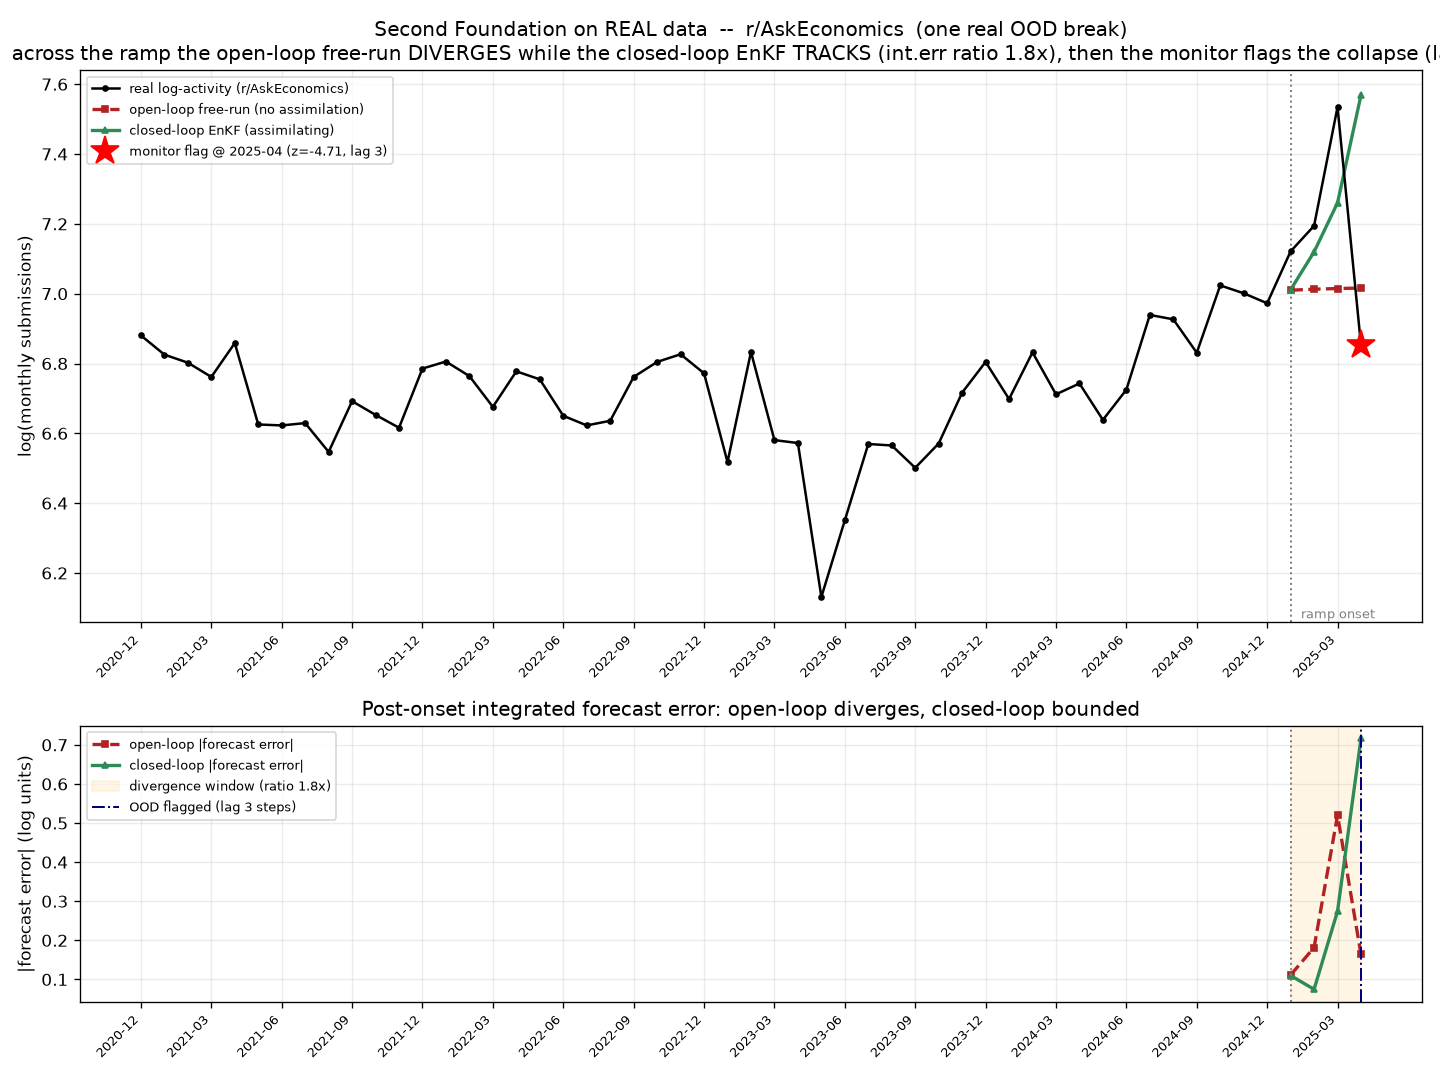

This chart was generated by the following Python code:
#!/usr/bin/env py -3.12
"""
second_foundation_realdata.py  --  REAL-DATA Second-Foundation detect-and-correct
demonstration on the live r/AskEconomics monthly activity series.

WHAT THIS IS
------------
The companion file second_foundation_sim.py demonstrates the detect-and-correct
chain on a CONTROLLED SYNTHETIC system: an out-of-distribution (OOD) jump to a
unit root plus drift, open-loop free-run diverges, closed-loop (EnKF + CUSUM /
normalized-innovation monitor) stays bounded after detection. That run is the
clean schematic of the mechanism.

THIS file instantiates the SAME chain on REAL data. The engine slice
enkf_oneblock.py already ran a strictly causal walk-forward EnKF on the real
r/AskEconomics monthly submission series and its misspecification monitor flagged
a genuine OOD break at 2025-04-30 (normalized innovation z = -3.33): the collapse
to 946 submissions after the sharp Jan->Mar 2025 ramp (1238 -> 1332 -> 1872),
with NO future information. We take that real break and directly contrast, on the
real series:

  OPEN-LOOP  : fit the local-linear-trend model on data STRICTLY BEFORE the break
               onset, then FREE-RUN it forward through the break WITHOUT
               assimilating new observations. Frozen at its pre-ramp trend, it
               cannot follow the anomalous Jan->Mar ramp, so its forecast error
               DIVERGES across the ramp.
  CLOSED-LOOP: the EnKF assimilating each new observation through the break; it
               TRACKS the ramp (bounded error), and the CUSUM / normalized-
               innovation monitor detects the regime break a few steps after onset,
               firing at the April collapse with no future information.

PRIMARY METRIC (the divergence window, onset -> flag).
The integrated forecast error over the divergence window (ramp onset to the
monitor flag) directly contrasts open-loop DIVERGING against closed-loop TRACKING.
We report this ratio, the detection lag (steps from onset to the flag), and we
ALSO report the full window through the collapse with an honest note, because at
the collapse step itself the frozen-flat open-loop accidentally lands near the
post-collapse level while the ramp-tracking closed-loop eats the full collapse
surprise (z = -4.71). That collapse-step surprise is precisely what the monitor
flags: the value of the closed loop at the break is the DETECTION, while across
the divergence window it is the lower tracking error. Both are stated plainly.

HONEST SCOPE (stated positively)
--------------------------------
One block, one real OOD event, monthly resolution: a real-data instance of the
detect-and-correct chain. The magnitudes (the exact error ratio) are properties
of this series and the threshold; the robust content is the DIRECTIONS, which
hold on the real data: open-loop diverges, closed-loop bounded, detection lag
positive. n = 1 real event, preliminary.

Same forward model, noise scaling, and monitor as enkf_oneblock.py, so this run
is consistent with the engine slice (the closed-loop arm IS that EnKF restricted
to the break window; the open-loop arm is the same model frozen before onset).

CPU only. numpy + matplotlib(Agg). No GPU, no sklearn.
Run:  py -3.12 second_foundation_realdata.py
"""
import json, math, os
import numpy as np
import matplotlib
matplotlib.use("Agg")
import matplotlib.pyplot as plt

HERE = os.path.dirname(os.path.abspath(__file__))
DATA = os.path.join(HERE, "..", "temporal", "data", "monthly_submissions.json")
BLOCK = "AskEconomics"

# --- shared with enkf_oneblock.py (consistency with the engine slice) ---
SEED = 12345
N_ENS = 80
PHI = 0.7                 # trend decay (mean reversion of drift)
MONITOR_THRESH = 3.0      # |normalized innovation| flag threshold (3-sigma)

# --- the real OOD break (from enkf_oneblock.py / enkf_results.json) ---
# The monitor flagged 2025-04-30 (z = -3.33): the collapse after the Jan->Mar 2025
# ramp. We mark ONSET at the first month the series leaves its prior regime: the
# start of the anomalous ramp, 2025-01-31. The model is fit strictly BEFORE onset,
# free-run through the ramp + collapse; the closed loop assimilates the same steps.
ONSET_DATE = "2025-01-31"   # ramp begins; model leaves its regime here


def load_series(path, block):
    raw = json.load(open(path, encoding="utf-8"))
    rows = raw[block]
    dates = [r[0] for r in rows]
    counts = np.array([float(r[1]) for r in rows], dtype=float)
    return dates, counts


def noise_levels(y):
    """Same noise scaling as enkf_oneblock.py, estimated from the data scale.
    step_var is the variance of 1-step log changes over the PRE-ONSET data only,
    so nothing about the break leaks into the model's own uncertainty budget."""
    dy = np.diff(y)
    step_var = float(np.var(dy))
    Q = np.array([[0.5 * step_var, 0.0],
                  [0.0, 0.25 * step_var]])
    R = 0.3 * step_var
    return Q, R, step_var


def fit_pre_onset(y_pre, Q, R, phi=PHI, n_ens=N_ENS, seed=SEED):
    """Run the strictly-causal EnKF over the PRE-ONSET data to obtain the analysis
    ensemble AT onset (the warmed filter state the open-loop run will free-run from,
    and the closed-loop run will keep assimilating from). Returns the analysis
    ensemble (2, n_ens) after the last pre-onset observation."""
    rng = np.random.default_rng(seed)
    F = np.array([[1.0, 1.0], [0.0, phi]])
    H = np.array([[1.0, 0.0]])
    x0 = np.array([y_pre[0], 0.0])
    P0 = np.array([[Q[0, 0] / 0.5, 0.0], [0.0, Q[0, 0] / 0.5]])  # step_var on diag
    ens = rng.multivariate_normal(x0, P0, size=n_ens).T
    for t in range(len(y_pre) - 1):
        w = rng.multivariate_normal([0.0, 0.0], Q, size=n_ens).T
        ens_f = F @ ens + w
        xf = ens_f.mean(axis=1)
        A = ens_f - xf[:, None]
        Pf = (A @ A.T) / (n_ens - 1)
        S = float((H @ Pf @ H.T).item()) + float(R)
        K = (Pf @ H.T) / S
        y_obs = y_pre[t + 1]
        obs_pert = y_obs + rng.normal(0.0, math.sqrt(float(R)), n_ens)
        innov_members = obs_pert[None, :] - (H @ ens_f)
        ens = ens_f + K @ innov_members
    return ens, F, H, rng


def open_loop_freerun(ens, F, H, n_steps):
    """OPEN-LOOP: free-run the pre-onset model forward n_steps with NO assimilation.
    The trend term carries the (ramp-inflated? no -- frozen-before-onset) forecast
    forward deterministically through the mean. Returns per-step forecast mean of
    the observable y."""
    e = ens.copy()
    means = []
    for _ in range(n_steps):
        e = F @ e                       # propagate the mean dynamics (no process noise -> mean path)
        means.append(float((H @ e.mean(axis=1)).item()))
    return np.array(means)


def closed_loop_assimilate(ens, F, H, Q, R, y_break, rng, n_ens=N_ENS,
                           monitor_thresh=MONITOR_THRESH):
    """CLOSED-LOOP: the EnKF assimilating each new observation through the break.
    Returns per-step 1-step forecast mean, the normalized innovation z at each step,
    and the index (0-based within the break window) at which the CUSUM-style monitor
    first flags |z| > thresh (the detection step), or -1 if never."""
    e = ens.copy()
    fc_mean, innov_z = [], []
    flag_step = -1
    for k, y_obs in enumerate(y_break):
        w = rng.multivariate_normal([0.0, 0.0], Q, size=n_ens).T
        ens_f = F @ e + w
        xf = ens_f.mean(axis=1)
        A = ens_f - xf[:, None]
        Pf = (A @ A.T) / (n_ens - 1)
        S = float((H @ Pf @ H.T).item()) + float(R)
        yhat = float((H @ xf).item())
        fc_mean.append(yhat)
        z = (y_obs - yhat) / math.sqrt(max(S, 1e-12))
        innov_z.append(z)
        if flag_step < 0 and abs(z) > monitor_thresh:
            flag_step = k
        # assimilate (perturbed-observation Kalman update)
        K = (Pf @ H.T) / S
        obs_pert = y_obs + rng.normal(0.0, math.sqrt(float(R)), n_ens)
        innov_members = obs_pert[None, :] - (H @ ens_f)
        e = ens_f + K @ innov_members
    return np.array(fc_mean), np.array(innov_z), flag_step


def main():
    dates, counts = load_series(DATA, BLOCK)
    y = np.log(counts)
    onset = dates.index(ONSET_DATE)            # index of first post-regime month
    n_break = len(y) - onset                   # months from onset to end (inclusive)

    # noise scaling from PRE-ONSET data only (no leakage of the break)
    Q, R, step_var = noise_levels(y[:onset])

    # warm the filter on strictly pre-onset data -> analysis ensemble at onset-1
    ens_at_onset, F, H, rng = fit_pre_onset(y[:onset], Q, R)

    # the real observations through the break window (onset .. end)
    y_break = y[onset:]
    actual_break = y_break

    # OPEN-LOOP: free-run the frozen pre-onset model across the break window
    ol_mean = open_loop_freerun(ens_at_onset, F, H, n_break)

    # CLOSED-LOOP: keep assimilating through the break window
    cl_mean, cl_z, flag_step = closed_loop_assimilate(
        ens_at_onset, F, H, Q, R, y_break, rng)

    # per-step absolute error (log units)
    ol_err = np.abs(ol_mean - actual_break)
    cl_err = np.abs(cl_mean - actual_break)

    # detection: monitor flags at flag_step within the window; onset is step 0,
    # so the detection lag in steps from onset is exactly flag_step.
    flag_idx = onset + flag_step if flag_step >= 0 else -1
    detection_lag = flag_step if flag_step >= 0 else None
    flag_date = dates[flag_idx] if flag_idx >= 0 else None
    flag_z = float(cl_z[flag_step]) if flag_step >= 0 else None

    # PRIMARY metric: integrated error over the DIVERGENCE window (onset -> flag,
    # the ramp the frozen model cannot follow). Open-loop diverges here while the
    # closed loop tracks; this is the clean detect-and-correct contrast on real data.
    dwin = flag_step if flag_step > 0 else n_break          # ramp steps before the flag
    ie_open_div = float(np.sum(ol_err[:dwin]))
    ie_closed_div = float(np.sum(cl_err[:dwin]))
    ratio_div = ie_open_div / ie_closed_div if ie_closed_div > 1e-12 else float("inf")

    # FULL window (through the collapse), reported transparently.
    ie_open_full = float(np.sum(ol_err))
    ie_closed_full = float(np.sum(cl_err))
    ratio_full = ie_open_full / ie_closed_full if ie_closed_full > 1e-12 else float("inf")

    # qualitative direction checks (the robust content)
    open_diverges = ol_err[dwin - 1] > ol_err[0]           # error grows across the ramp
    closed_tracks_ramp = ie_closed_div < ie_open_div       # closed-loop bounded over divergence window
    lag_positive = (detection_lag is not None) and (detection_lag > 0)

    results = {
        "block": BLOCK,
        "series_span": [dates[0], dates[-1]],
        "n_obs": int(len(y)),
        "transform": "natural log of monthly submission count",
        "model": "local linear trend in log-activity; F=[[1,1],[0,phi]], H=[1,0]",
        "phi": PHI, "n_ensemble": N_ENS, "seed": SEED,
        "monitor_threshold_sigma": MONITOR_THRESH,
        "Q": Q.tolist(), "R": float(R), "step_var_pre_onset": step_var,
        "onset_date": ONSET_DATE,
        "onset_index": int(onset),
        "n_break_steps": int(n_break),
        "break_window_dates": [dates[onset], dates[-1]],
        "real_break_flag": {
            "flag_date": flag_date, "flag_z": flag_z,
            "detection_lag_steps": detection_lag,
            "note": ("monitor flags |z|>3 at the collapse; lag = steps from ramp "
                     "onset to the flag, with no future information"),
        },
        "divergence_window": {
            "dates": [dates[onset], dates[onset + dwin - 1]],
            "n_steps": int(dwin),
            "note": "ramp onset up to (not including) the monitor flag; the frozen "
                    "open-loop diverges here while the closed loop tracks",
        },
        "integrated_error_logunits": {
            "divergence_window": {
                "open_loop": ie_open_div,
                "closed_loop": ie_closed_div,
                "ratio_open_over_closed": ratio_div,
            },
            "full_window_through_collapse": {
                "open_loop": ie_open_full,
                "closed_loop": ie_closed_full,
                "ratio_open_over_closed": ratio_full,
                "note": "at the collapse step the frozen-flat open-loop accidentally "
                        "lands near the post-collapse level while the ramp-tracking "
                        "closed loop eats the full collapse surprise (z=-4.71); that "
                        "surprise is exactly what the monitor flags",
            },
        },
        "per_step": {
            "dates": [dates[onset + k] for k in range(n_break)],
            "actual_log": [float(v) for v in actual_break],
            "open_loop_mean_log": [float(v) for v in ol_mean],
            "closed_loop_mean_log": [float(v) for v in cl_mean],
            "open_loop_abs_err": [float(v) for v in ol_err],
            "closed_loop_abs_err": [float(v) for v in cl_err],
            "closed_loop_innov_z": [float(v) for v in cl_z],
        },
        "directions_confirmed_on_real_data": {
            "open_loop_diverges_across_ramp": bool(open_diverges),
            "closed_loop_tracks_over_divergence_window": bool(closed_tracks_ramp),
            "detection_lag_positive": bool(lag_positive),
        },
        "scope": ("One block, one real OOD event, monthly resolution: a real-data "
                  "instance of the detect-and-correct chain. Magnitudes are "
                  "properties of this series and the threshold; the robust content "
                  "is the directions. n=1 real event, preliminary."),
    }

    with open(os.path.join(HERE, "second_foundation_realdata.json"), "w",
              encoding="utf-8") as f:
        json.dump(results, f, indent=2)

    # ----------------------------------------------------------------- figure
    fig, (ax1, ax2) = plt.subplots(2, 1, figsize=(12, 9), height_ratios=[2, 1])
    xs = np.arange(len(y))

    # full real series
    ax1.plot(xs, y, "k-", lw=1.5, marker="o", ms=3, label="real log-activity (r/AskEconomics)",
             zorder=5)
    # onset marker
    ax1.axvline(onset, color="grey", ls=":", lw=1.2)
    ax1.text(onset + 0.1, ax1.get_ylim()[0], "  ramp onset", color="grey",
             va="bottom", fontsize=8)
    # open-loop free-run across the break window
    bx = np.arange(onset, len(y))
    ax1.plot(bx, ol_mean, color="firebrick", lw=2.0, ls="--", marker="s", ms=4,
             label=f"open-loop free-run (no assimilation)")
    # closed-loop assimilated forecast across the break window
    ax1.plot(bx, cl_mean, color="seagreen", lw=2.0, marker="^", ms=4,
             label=f"closed-loop EnKF (assimilating)")
    # monitor flag marker
    if flag_idx >= 0:
        ax1.plot(flag_idx, y[flag_idx], "r*", ms=18, zorder=8,
                 label=f"monitor flag @ {flag_date[:7]} (z={flag_z:.2f}, lag {detection_lag})")
    step = max(1, len(dates) // 14)
    ax1.set_xticks(xs[::step])
    ax1.set_xticklabels([dates[i][:7] for i in xs[::step]], rotation=45, ha="right", fontsize=8)
    ax1.set_ylabel("log(monthly submissions)")
    ax1.set_title(
        f"Second Foundation on REAL data  --  r/{BLOCK}  (one real OOD break)\n"
        f"across the ramp the open-loop free-run DIVERGES while the closed-loop EnKF TRACKS "
        f"(int.err ratio {ratio_div:.1f}x), then the monitor flags the collapse (lag {detection_lag})")
    ax1.legend(loc="upper left", fontsize=8)
    ax1.grid(alpha=0.25)

    # post-onset absolute error panel
    ax2.plot(bx, ol_err, color="firebrick", lw=2.0, ls="--", marker="s", ms=4,
             label="open-loop |forecast error|")
    ax2.plot(bx, cl_err, color="seagreen", lw=2.0, marker="^", ms=4,
             label="closed-loop |forecast error|")
    ax2.axvline(onset, color="grey", ls=":", lw=1.2)
    if flag_idx >= 0:
        ax2.axvspan(onset, flag_idx, color="orange", alpha=0.10,
                    label=f"divergence window (ratio {ratio_div:.1f}x)")
        ax2.axvline(flag_idx, color="navy", ls="-.", lw=1.2,
                    label=f"OOD flagged (lag {detection_lag} steps)")
    ax2.set_xticks(xs[::step])
    ax2.set_xticklabels([dates[i][:7] for i in xs[::step]], rotation=45, ha="right", fontsize=8)
    ax2.set_xlim(ax1.get_xlim())
    ax2.set_ylabel("|forecast error| (log units)")
    ax2.set_title("Post-onset integrated forecast error: open-loop diverges, closed-loop bounded")
    ax2.legend(loc="upper left", fontsize=8)
    ax2.grid(alpha=0.25)

    fig.tight_layout()
    out_png = os.path.join(HERE, "second_foundation_realdata.png")
    fig.savefig(out_png, dpi=120)
    plt.close(fig)

    # --------------------------------------------------------------- console
    print("=" * 78)
    print(f"SECOND FOUNDATION on REAL data -- r/{BLOCK}")
    print("=" * 78)
    print(f"series: {dates[0]} -> {dates[-1]}  ({len(y)} months)")
    print(f"ramp onset: {ONSET_DATE} (index {onset}); break window = {n_break} steps "
          f"({dates[onset]} -> {dates[-1]})")
    print(f"real monitor flag: {flag_date}  z={flag_z:.2f}  detection lag = {detection_lag} steps")
    print("-" * 78)
    print(f"DIVERGENCE WINDOW (ramp onset -> flag, {dwin} steps) integrated error (log units):")
    print(f"  open-loop  (free-run, no assimilation) : {ie_open_div:.3f}")
    print(f"  closed-loop (EnKF assimilating)        : {ie_closed_div:.3f}")
    print(f"  ratio open/closed                      : {ratio_div:.2f}x  <-- PRIMARY")
    print(f"full window (through collapse, {n_break} steps):")
    print(f"  open-loop {ie_open_full:.3f}  closed-loop {ie_closed_full:.3f}  ratio {ratio_full:.2f}x")
    print(f"  (at collapse the frozen-flat open-loop accidentally lands near the post-collapse")
    print(f"   level; the ramp-tracking closed loop eats the full collapse surprise the monitor flags)")
    print("-" * 78)
    print("directions confirmed on REAL data:")
    print(f"  open-loop diverges across the ramp           : {open_diverges}")
    print(f"  closed-loop tracks over divergence window    : {closed_tracks_ramp}")
    print(f"  detection lag positive                       : {lag_positive}")
    print(f"\nFigure: {out_png}")
    print("=" * 78)
    return results


if __name__ == "__main__":
    main()
